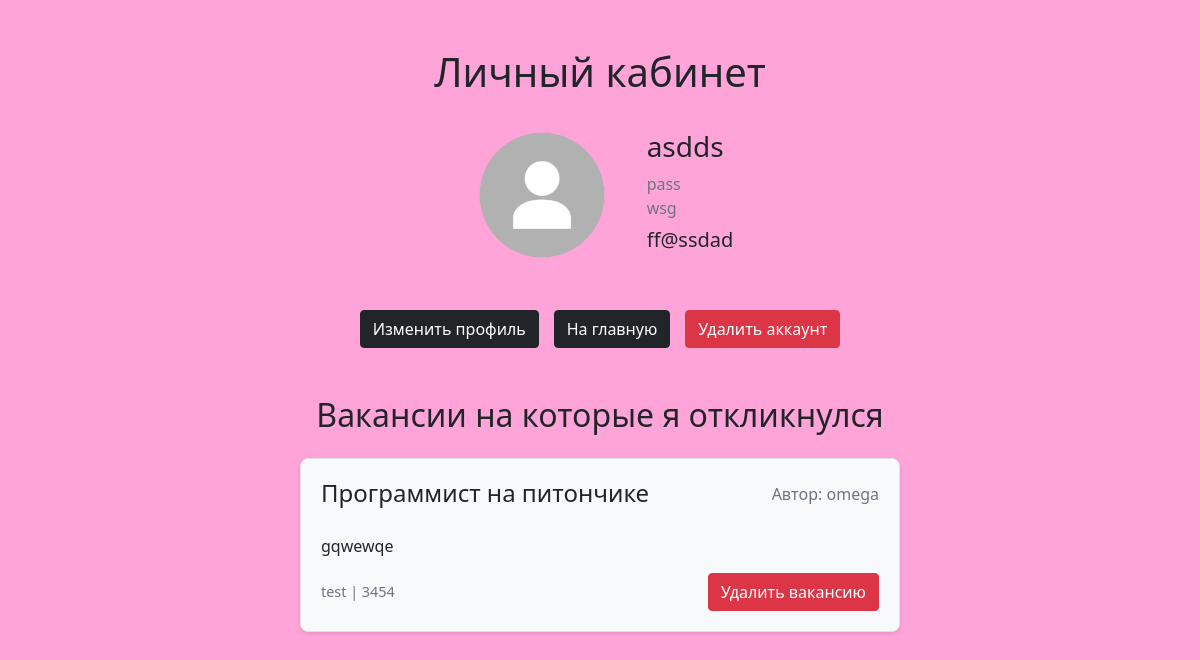
Screenshot of /profile (signed in) with the database file from the repository.
### data/users.py (models this page shows, shortened)
class User(SqlAlchemyBase, UserMixin):
    __tablename__ = 'users'
    id = sqlalchemy.Column(sqlalchemy.Integer,
                           primary_key=True, autoincrement=True)
    login = sqlalchemy.Column(sqlalchemy.String, nullable=True)
    name = sqlalchemy.Column(sqlalchemy.String, nullable=True)
    telephone = sqlalchemy.Column(sqlalchemy.String, nullable=True)
    description = sqlalchemy.Column(sqlalchemy.String, nullable=True)
    email = sqlalchemy.Column(sqlalchemy.String,
                              index=True, unique=True, nullable=True)
    is_employer = sqlalchemy.Column(sqlalchemy.Boolean, nullable=True)
    hashed_password = sqlalchemy.Column(sqlalchemy.String, nullable=True)
    profile_image = sqlalchemy.Column(sqlalchemy.String, default='/static/img/default_image.png')
    responded_vacancies = sqlalchemy.Column(sqlalchemy.String, nullable=True)
    vacancy = orm.relationship("Vacancy", back_populates='user')

### data/vacancies.py (models this page shows, shortened)
class Vacancy(SqlAlchemyBase):
    __tablename__ = 'vacancies'
    id = sqlalchemy.Column(sqlalchemy.Integer,
                           primary_key=True, autoincrement=True)
    title = sqlalchemy.Column(sqlalchemy.String, nullable=True)
    content = sqlalchemy.Column(sqlalchemy.String, nullable=True)
    company_id = sqlalchemy.Column(sqlalchemy.Integer,
                                sqlalchemy.ForeignKey("users.id"))
    user = orm.relationship('User')

### main.py (the view)
@app.route('/profile', methods=['GET', 'POST'])
@login_required
def profile():
    form = LoginForm()
    if current_user.is_employer:
        all_vac = current_user.vacancy
    else:
        all_vac = get_employee_vacansies(current_user)
    return render_template('profile.html', title='Личный кабинет', sec_title='Личный кабинет', form=form,
                           sp=all_vac)

### data/db_session.py (called while the page is built)
def create_session() -> Session:
    global __factory
    return __factory()

### main.py (called while the page is built)
def get_employee_vacansies(user):
    s = user.responded_vacancies
    if s != '' and s is not None:
        sp = [int(x) for x in s.split(';')]
        db_sess = db_session.create_session()
        all_vac = db_sess.query(Vacancy).filter(Vacancy.id.in_(sp)).all()
        return all_vac
    return []

@login_manager.user_loader
def load_user(user_id):
    db_sess = db_session.create_session()
    return db_sess.query(User).get(user_id)

### templates/profile.html (shortened to what this page needs)
<!DOCTYPE html>
<html lang="en">
<head>
    <link rel="stylesheet"
          href="https://cdn.jsdelivr.net/npm/bootstrap@5.0.0-beta1/dist/css/bootstrap.min.css"
>
    <link type="text/css" rel="stylesheet" href="static/css/style.css">
</head>
<body class="text-center">
<div class="container my-5">
    <h1 class="text-center mb-4">{{sec_title}}</h1>
    <div class="profile-container">
        <img src="{{current_user.profile_image}}" class="profile-image">
        <div class="profile-info text-start">
            <h3>{{current_user.name}}</h3>
            <div class="mb-2">
                <span class="text-muted">{{current_user.login}}</span><br>
                <span class="text-muted">{{current_user.telephone}}</span>
            </div>
            <h5>{{current_user.email}}</h5>
        </div>
    </div>
    <div class="btn-container">
        <a href="/change_profile/{{current_user.id}}" class="btn btn-dark" onclick="return confirm('Вы действительно хотите изменить профиль?')">Изменить профиль</a>
        <a href="/" class="btn btn-dark">На главную</a>
        <a href="/remove_profile/{{current_user.id}}" class="btn btn-alert" onclick="return confirm('Вы действительно хотите удалить аккаунт?')">Удалить аккаунт</a>
    </div>
    <div class="mt-5">
        {% if current_user.is_employer %}
            <h2 class="mb-4">Мои вакансии</h2>
        {% else %}
            <h2 class="mb-4">Вакансии на которые я откликнулся</h2>
        {% endif %}
        {% if sp %}
        {% for vacancy in sp %}
        <div class="vacancy-card">
            <div class="vacancy-header">
                <h4 class="mb-0">{{vacancy.title}}</h4>
                <span class="text-muted">Автор: {{vacancy.user.name}}</span>
            </div>
            <div class="vacancy-content mt-3">
                {{vacancy.content}}
            </div>
            <div class="vacancy-footer">
                <div>
                    {{vacancy.user.email}} | {{vacancy.user.telephone}}
                </div>
                <div>
                    <a href="/remove_vacancy/{{vacancy.id}}" class="btn btn-alert" onclick="return confirm('Вы действительно хотите удалить вакансию?')">Удалить вакансию</a>
                </div>
            </div>
        </div>
        {% endfor %}
        {% else %}
            {% if current_user.is_employer %}
                <div class="alert alert-info">У вас пока нет вакансий</div>
            {% else %}
                <div class="alert alert-info">Вы пока не откликнулись ни на одну вакансию</div>
            {% endif %}
        {% endif %}
    </div>
</div>
</body>
</html>

### static/css/style.css (style rules this page uses)
body { background: rgb(255,164,217); min-height: 100vh; height: 100%; width: 100%; display: flex; flex-direction: column; }
.btn-alert, .btn-alert:hover, .btn-alert:focus, .btn-alert:active { background-color: #dc3545 !important; border-color: #dc3545 !important; color: white !important; }
.btn-dark, .btn-dark:hover, .btn-dark:focus, .btn-dark:active { background-color: #212529 !important; border-color: #212529 !important; color: white !important; }

### templates/profile.html (style rules this page uses)
html, body { height: 100%; }
.profile-container { display: flex; justify-content: center; align-items: center; gap: 30px; margin-bottom: 40px; flex-wrap: wrap; }
.profile-info { display: flex; flex-direction: column; }
.vacancy-card { background-color: #f8f9fa; border: 1px solid #dee2e6; border-radius: 8px; padding: 20px; margin: 20px auto; max-width: 600px; box-shadow: 0 2px 4px rgba(0,0,0,0.1); text-align: left; display: flex; flex-direction: column; min-height: fit-content; height: auto; }
.vacancy-content { flex-grow: 1; word-wrap: break-word; overflow-wrap: break-word; }
.vacancy-header { display: flex; justify-content: space-between; margin-bottom: 10px; align-items: center; }
.vacancy-footer { margin-top: 15px; color: #6c757d; font-size: 0.9em; display: flex; justify-content: space-between; align-items: center; flex-wrap: wrap; gap: 10px; }
.btn-container { display: flex; justify-content: center; gap: 15px; margin: 20px 0; flex-wrap: wrap; }
.profile-image { width: 150px; height: 150px; border-radius: 50%; object-fit: cover; }
.btn-alert { background-color: #dc3545; color: white; border-color: #dc3545; }

### rows the page displays
User: profile_image (placeholder picture), name "asdds", login "pass", telephone "wsg", email "ff@ssdad"
Vacancy: title "Программист на питончике", user.name "omega", content "gqwewqe", user.email "test", user.telephone "3454"

### other values shown
{{ sec_title }} "Личный кабинет"
